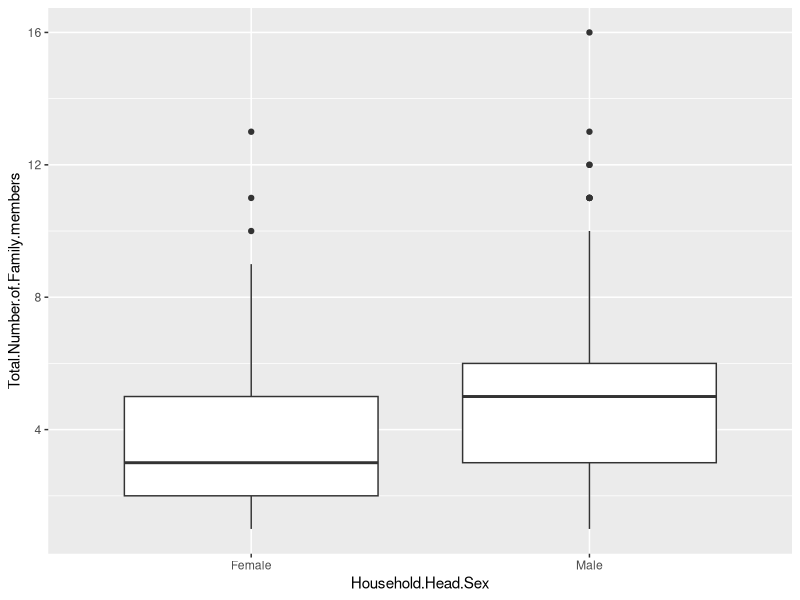
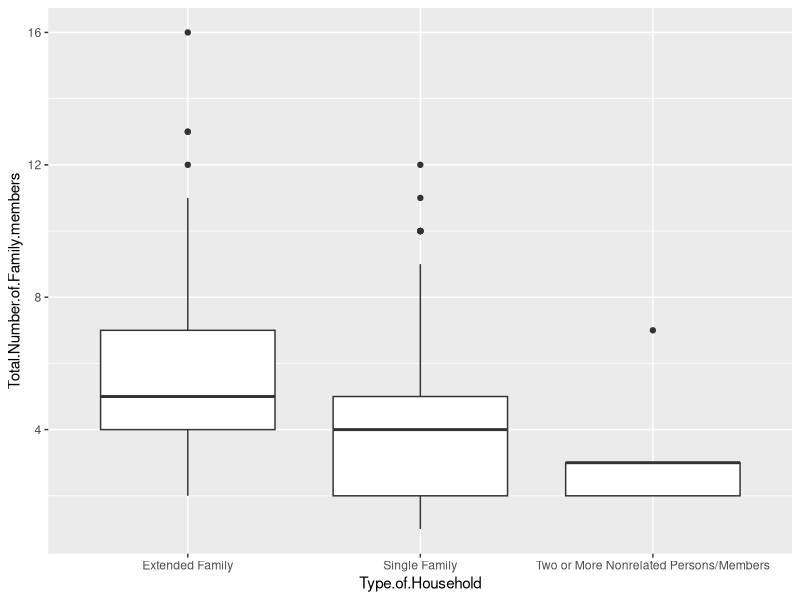
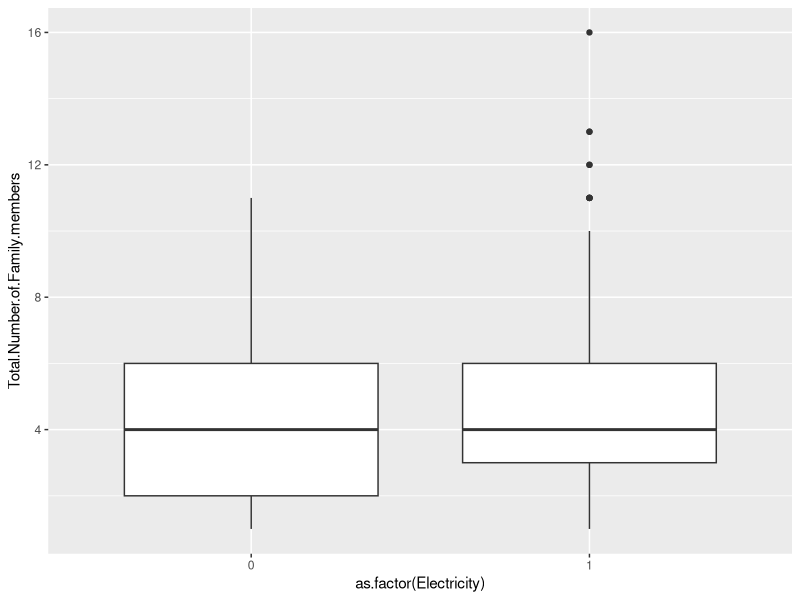
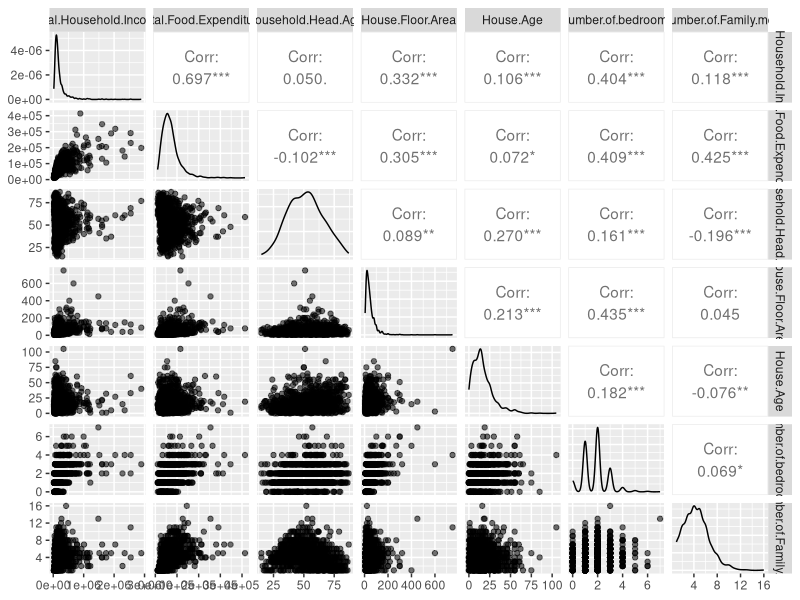
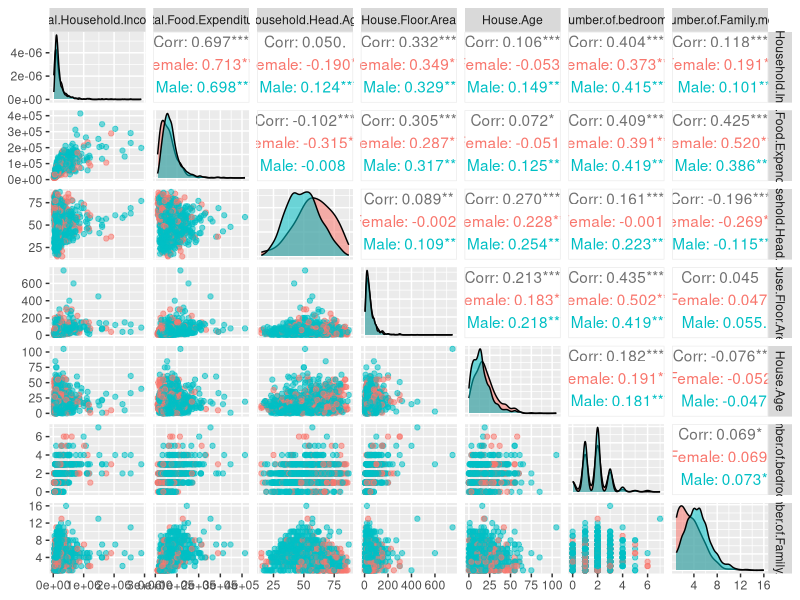

Write the R code that produced these figures, in order.
## ---- chunk 1
knitr::opts_chunk$set(echo = TRUE, comment = NA, message = FALSE, warning = FALSE)
## ---- chunk 2
library(tidyverse)
library(skimr)
library(GGally)
library(ggfortify)
library(dplyr)

## ---- chunk 3
# import data
fies = read.csv("dataset2.csv")
## ---- chunk 4
# data summary
fies %>%
  summary()
## ---- chunk 5
# continuous variables in the dataset
con_var = c("Total.Household.Income", "Total.Food.Expenditure",
            "Household.Head.Age","House.Floor.Area", "House.Age", 
            "Number.of.bedrooms", "Total.Number.of.Family.members")

# discrete variables in the dataset
dis_var = c("Household.Head.Sex", "Type.of.Household", "Electricity")
## ---- chunk 6
ggplot(fies, aes(x=Household.Head.Sex, y=Total.Number.of.Family.members)) +
  geom_boxplot()
## ---- chunk 7
ggplot(fies, aes(x=Type.of.Household, y=Total.Number.of.Family.members)) +
  geom_boxplot()
## ---- chunk 8
ggplot(fies, aes(x=as.factor(Electricity), y=Total.Number.of.Family.members)) +
  geom_boxplot()
## ---- chunk 9
ggpairs(fies[, con_var], aes(alpha = 0.4))
## ---- chunk 10
ggpairs(fies[, con_var], aes(colour= fies[, dis_var[1]], alpha = 0.4))
